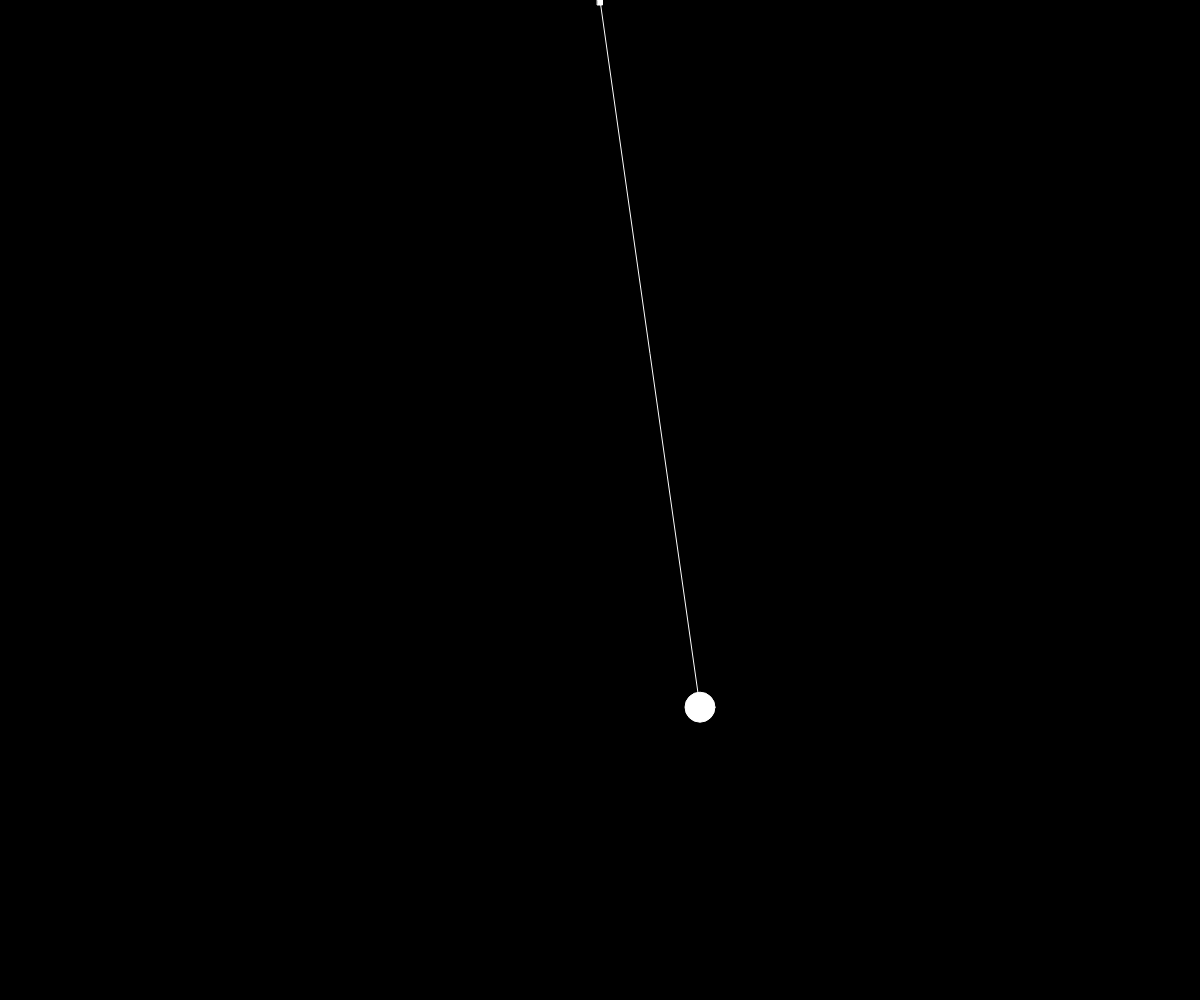
Frame 1 (no input)
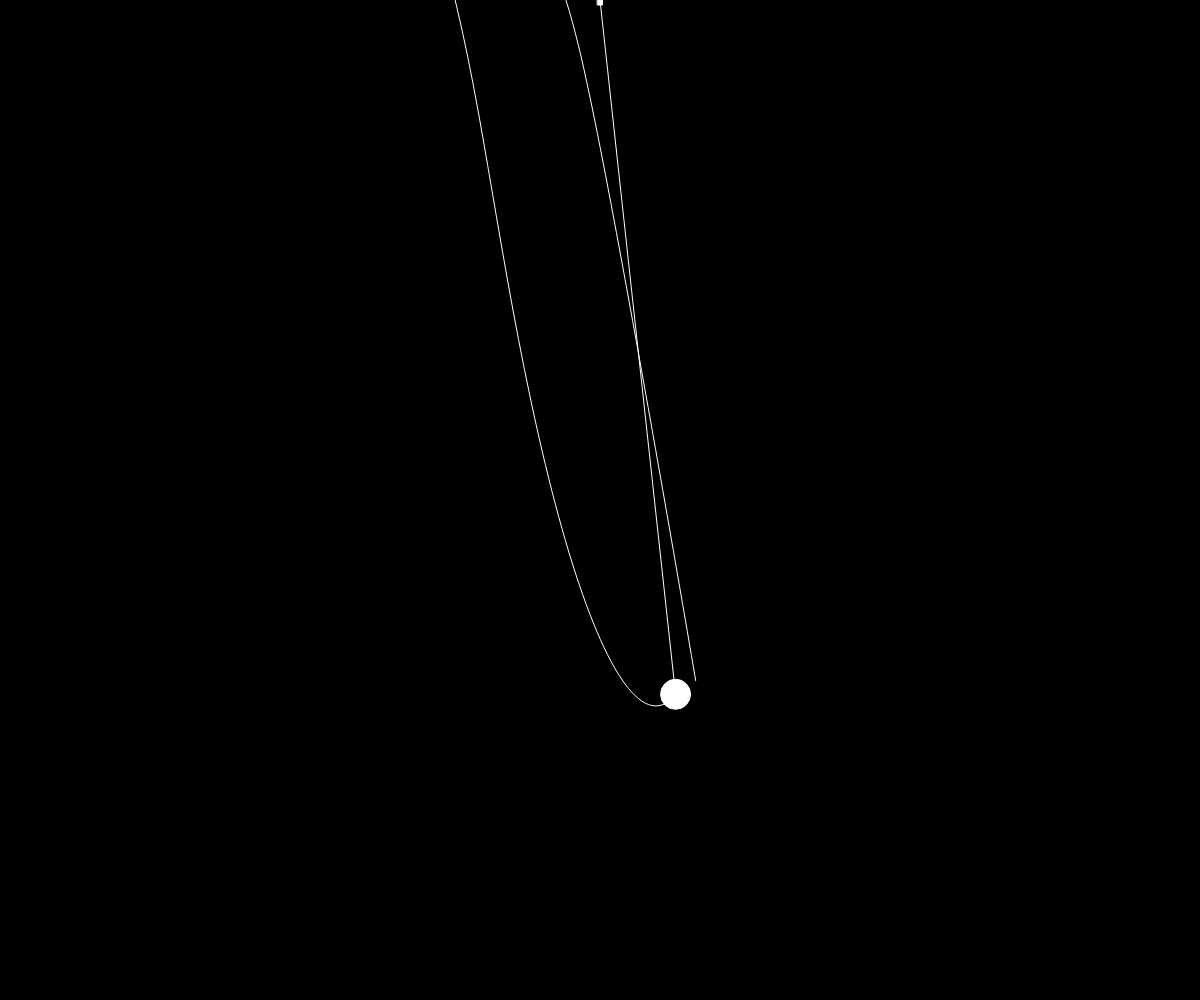
Frame 60 (no input)
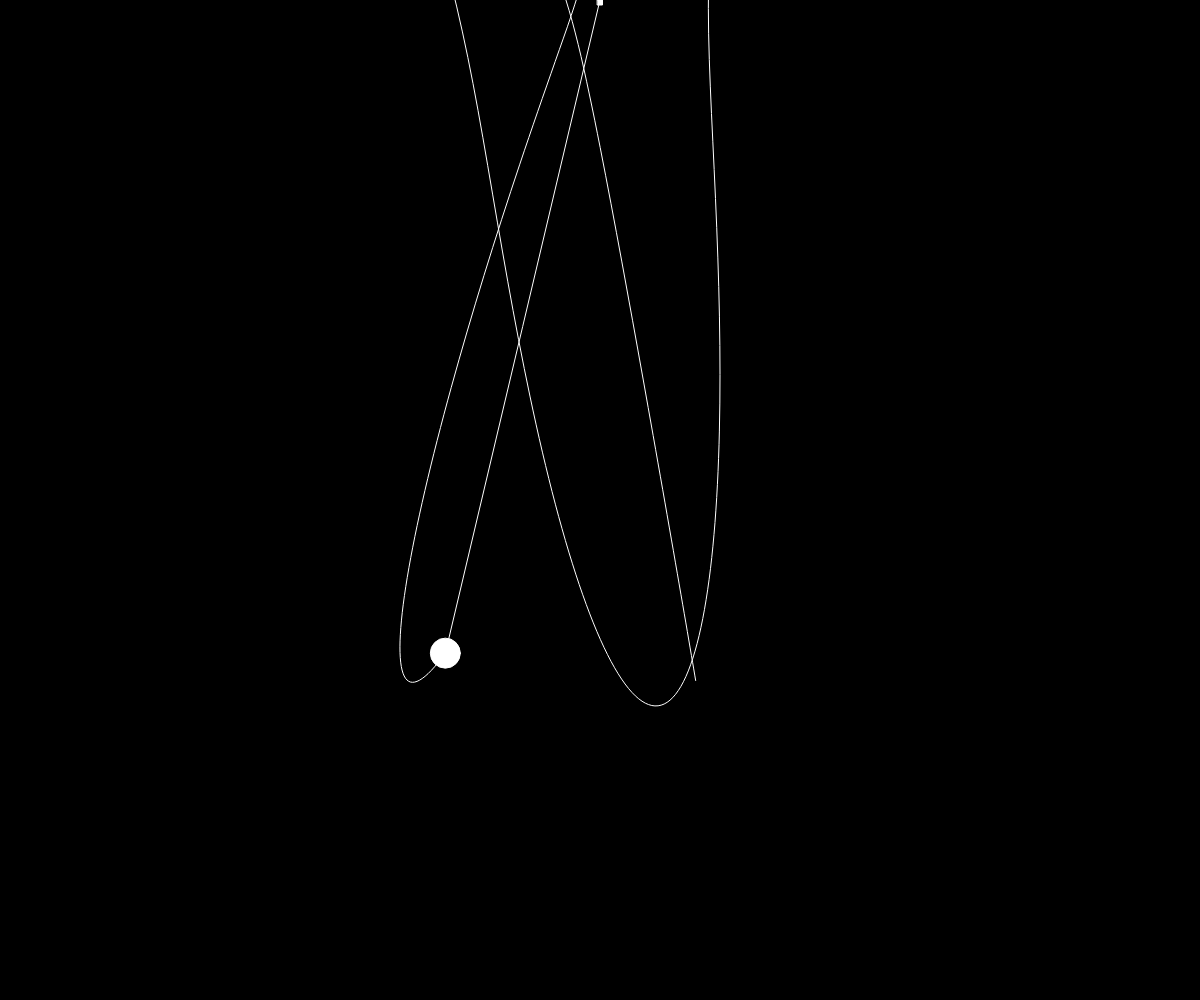
Frame 120 (the mouse pressed at the canvas centre since frame 60)

The p5.js sketch that drew these frames (run headless with seeded random() and noise() and a simulated clock; from frame 60 on, the mouse is pressed at the canvas centre):

// p5.js sketch
// ── sketch.js
var spring;

function setup() {

	createCanvas(windowWidth, windowHeight);

	spring = new Spring(15, 0.01); // restLength, radius, constant
	gravity = new p5.Vector(0, 1);

}

function draw() {

	background(0);

	spring.gen();
	spring.applyForce(spring.spring());
	spring.applyForce(gravity);
	spring.trace();

}

// ── spring.js
function Spring(radius, constant) {
    this.origin = new p5.Vector(0, 0);
    this.restLength = height/random(3, 6);
    this.r = new p5.Vector(100, height/random(1, 3));
    this.v = new p5.Vector(0, 0);
    this.a = new p5.Vector(0, 0);
    this.radius = radius;
    this.k = constant;

    this.counter = 0;
    this.path = [];
}

Spring.prototype.gen = function() {
  push()
  translate(width/2, 0);
  stroke(255);
  fill(255);
  rect(-5/2, 0, 5, 5);
  line(this.origin.x, this.origin.y, this.r.x, this.r.y);
  ellipse(this.r.x, this.r.y, this.radius*2);
  pop();
}

Spring.prototype.spring = function() {
  push();
  translate(width/2, 0);

  this.currentLength = this.r.mag(); // must be continuously computed
  var spring = new p5.Vector.sub(this.r, this.origin); // note: the direction *is* the bob's position
  spring.normalize();
  var stretch = this.currentLength - this.restLength;
  spring.mult(-this.k * stretch);

  pop();
  return spring;
}

Spring.prototype.applyForce = function(force) {
  this.a.add(force);
  this.v.add(this.a);
  this.r.add(this.v);
  this.a.mult(0); // reset acceleration
}

Spring.prototype.trace = function() {

  var visited = {
    x: this.r.x,
    y: this.r.y
  }

  this.path.push(visited);

  push();
  translate(width/2, 0);
  beginShape();
  stroke(255);
  noFill();
  for (let i = 0; i < this.path.length; i++) {
    curveVertex(this.path[i].x, this.path[i].y);
  }
  endShape();
  pop();

  if (this.path.length > 1500) {
    this.path.splice(0, 1);
  }

  this.counter++;

}
